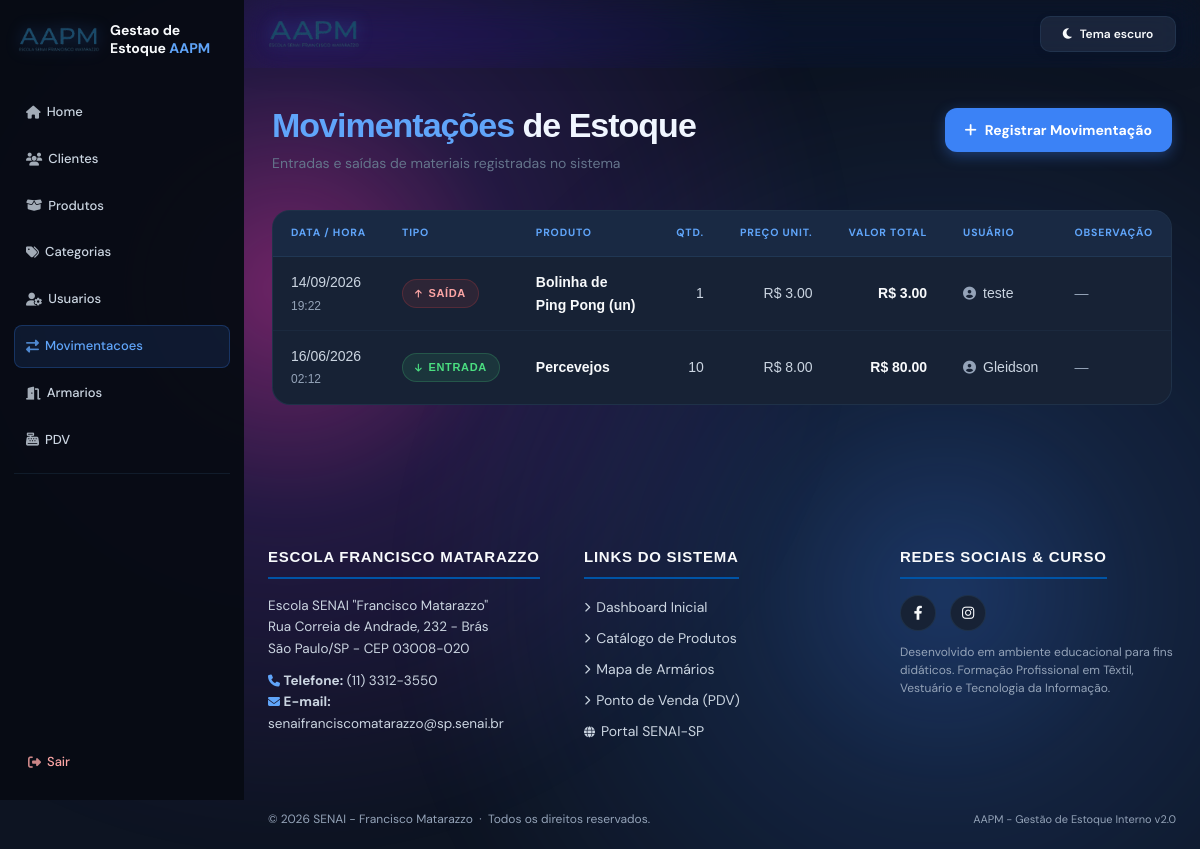
/movimentacoes/ (signed in), run on the app's committed database.
### app/models/movimentacao.py (models this page shows, shortened)
class Movimentacao(Base):
    __tablename__ = "movimentacoes"
    id = Column(Integer, primary_key=True, autoincrement=True, index=True)
    tipo = Column(Enum(Tipo_de_movimentacao), nullable=False)
    quantidade = Column(Integer, nullable=False)
    preco_unitario = Column(Float, nullable=False, default=0.0)
    observacao = Column(String(255), nullable=True)
    criado_em = Column(DateTime, server_default=func.now())
    produto_id = Column(Integer, ForeignKey("produtos.id", ondelete="CASCADE"), nullable=False)
    usuario_id = Column(Integer, ForeignKey("usuarios.id", ondelete="SET NULL"), nullable=False)
    produto = relationship("Produto", backref="movimentacoes")
    usuario = relationship("Usuario", backref="movimentacoes")

### app/models/produto.py (models this page shows, shortened)
class Produto(Base):
    __tablename__ = "produtos"
    id = Column(Integer, primary_key=True, autoincrement=True, index=True)
    nome = Column(String(150), nullable=False, index=True, unique=True)
    preco = Column(Float, nullable=False, default=0.0)
    ativo = Column(Boolean, default=True)
    imagem_path = Column(String(255), nullable=True)
    categoria_id = Column(Integer, ForeignKey("categorias.id", ondelete="SET NULL"), nullable=True)
    categoria = relationship("Categoria", back_populates="produtos")
    variacoes = relationship("Variacao", back_populates="produto", cascade="all, delete-orphan")
    @property
    def estoque_total(self) -> int:
        """Saldo consolidado de todas as variações do produto."""
        return sum(variacao.estoque_atual for variacao in self.variacoes)
    @property
    def estoque_total(self):
        """Quantidade disponível, calculada a partir das variações do produto."""
        return sum(variacao.estoque_atual or 0 for variacao in self.variacoes)

### app/models/usuario.py (models this page shows)
class Usuario(Base):
    __tablename__ = "usuarios"
    id = Column(Integer, primary_key=True, index=True)
    nome = Column(String(255), nullable=False)
    email = Column(String(255), unique=True, nullable=False)
    senha_hash = Column(String(255), nullable=False)
    role = Column(String(20), default="user")
    ativo = Column(Boolean, default=True)
    criado_em = Column(DateTime, server_default=func.now())

### app/controllers/movimentacao_controller.py (the view)
@router.get("/")
def listar_movimentacoes(
    request: Request,
    produto_id: int = 0,     # filtra por produto específico
    tipo: str = "",          # "entrada" ou "saida"
    pagina: int = 1,
    por_pagina: int = 16,
    db: Session = Depends(get_db),
    admin = Depends(get_admin)
):
    query = db.query(Movimentacao).order_by(Movimentacao.criado_em.desc())
    if produto_id:
        query = query.filter(Movimentacao.produto_id == produto_id)
    if tipo in ("entrada", "saida", "cancelamento", "ajuste"):
        query = query.filter(Movimentacao.tipo == tipo)
    resultado = paginar(query, pagina, por_pagina)
    produtos      = db.query(Produto).filter(Produto.ativo == True).all()
    return templates.TemplateResponse(
        request,
        "movimentacoes/index.html",
        {
            "request":        request,
            "usuario":        admin,
            "movimentacoes":  resultado.itens,
            "produtos":       produtos,
            "produto_id":     produto_id,
            "tipo":           tipo,
            "pagina":         resultado.atual,
            "por_pagina":     resultado.por_pagina,
            "total_paginas":  resultado.total_paginas,
            "total_movimentacoes": resultado.total_itens,
        }
    )

### app/templates/movimentacoes/index.html (shortened to what this page needs)
{% extends "base.html" %}
{% from "components/pagination.html" import render as render_pagination with context %}
{% block head %}
<link rel="stylesheet" href="/static/css/movimentacoes_index.css">
{% endblock %}
{% block content %}
<div class="page-wrap">
  <div class="page-header">
    <div>
      <h1 class="page-title"><span>Movimentações</span> de Estoque</h1>
      <p class="page-subtitle">Entradas e saídas de materiais registradas no sistema</p>
    </div>
    <a href="/movimentacoes/nova" class="btn-novo">
      <i class="fas fa-plus"></i> Registrar Movimentação
    </a>
  </div>
  <div class="table-wrap">
    <table class="mov-table">
      <thead>
        <tr>
          <th>Data / Hora</th>
          <th>Tipo</th>
          <th>Produto</th>
          <th class="text-right">Qtd.</th>
          <th class="text-right">Preço Unit.</th>
          <th class="text-right">Valor Total</th>
          <th>Usuário</th>
          <th>Observação</th>
        </tr>
      </thead>
      <tbody>
        {% for mov in movimentacoes %}
        <tr>
          <td class="movimentacoes_index-inline-a9efa5449f">
            {{ mov.criado_em.strftime('%d/%m/%Y') }}<br>
            <span class="movimentacoes_index-inline-fe4dbf42f0">{{ mov.criado_em.strftime('%H:%M') }}</span>
          </td>
          <td>
            {% if mov.tipo.value == 'entrada' %}
            <span class="badge badge-entrada">
              <i class="fas fa-arrow-down movimentacoes_index-inline-00313dcbd7"></i> Entrada
            </span>
            {% else %}
            <span class="badge badge-saida">
              <i class="fas fa-arrow-up movimentacoes_index-inline-00313dcbd7"></i> Saída
            </span>
            {% endif %}
          </td>
          <td class="movimentacoes_index-inline-694a012360">{{ mov.produto.nome }}</td>
          <td class="text-right">{{ mov.quantidade }}</td>
          <td class="text-right">R$ {{ "%.2f"|format(mov.preco_unitario) }}</td>
          <td class="text-right valor-cell">R$ {{ "%.2f"|format(mov.valor_total) }}</td>
          <td>
            <span class="movimentacoes_index-inline-68975a3e6c">
              <i class="fas fa-user-circle movimentacoes_index-inline-f0615111a2"></i>
              {{ mov.usuario.nome if mov.usuario else 'Sistema' }}
            </span>
          </td>
          <td>
            <span class="obs-text" title="{{ mov.observacao }}">
              {{ mov.observacao or '—' }}
            </span>
          </td>
        </tr>
        {% endfor %}
      </tbody>
    </table>
  </div>
</div>
{% endblock %}

### app/static/style.css (style rules this page uses)
:root { --bg-base: #dfeaf7; --bg-base-2: #eef5ff; --orb-1: rgba(59, 130, 246, 0.18); --orb-2: rgba(147, 197, 253, 0.16); --orb-3: rgba(168, 85, 247, 0.10); --grid: rgba(37, 99, 235, 0.06); --bg-panel: rgba(15, 23, 42, 0.72); --bg-panel-strong: rgba(17, 24, 39, 0.92); --bg-soft: rgba(255, 255, 255, 0.04); --border: rgba(148, 163, 184, 0.18); --text: #e2e8f0; --text-muted: #94a3b8; --primary: #3b82f6; --primary-2: #60a5fa; --purple: #8b5cf6; --success: #10b981; --shadow: rgba(15, 23, 42, 0.4); }
html { scroll-behavior: smooth; }
body { position: relative; min-height: 100vh; background: linear-gradient(120deg, #1d0d5c 0%, #2f0d77 18%, #5a0c6f 42%, #1d4de0 72%, #120d2d 100%); background-size: 180% 180%; animation: bgFlow 18s ease-in-out infinite alternate; overflow-x: hidden; }
body::before, body::after { content: ""; position: fixed; inset: auto; pointer-events: none; z-index: 0; }
body::before { width: 72rem; height: 72rem; left: -18rem; top: -18rem; border-radius: 50%; background: radial-gradient(circle, rgba(255, 60, 200, 0.42) 0%, rgba(147, 51, 234, 0.16) 28%, transparent 68%); filter: blur(24px); animation: driftGlow 18s ease-in-out infinite alternate; }
body::after { width: 68rem; height: 68rem; right: -18rem; bottom: -18rem; border-radius: 50%; background: radial-gradient(circle, rgba(59, 130, 246, 0.32) 0%, rgba(59, 130, 246, 0.14) 26%, transparent 70%); filter: blur(28px); animation: driftGlowTwo 20s ease-in-out infinite alternate; }

### app/static/css/base.css (style rules this page uses)
:root { --bg-base: #0d1422; --bg-surface: #121c2d; --bg-card: #172235; --bg-card-hover: #1d2a40; --border: rgba(99, 179, 237, 0.1); --border-hover: rgba(99, 179, 237, 0.28); --accent: #3b82f6; --accent-glow: rgba(59, 130, 246, 0.35); --accent-light: #60a5fa; --secondary-bg: rgba(148, 163, 184, 0.12); --secondary-text: #e2e8f0; --red: #ef4444; --red-glow: rgba(239, 68, 68, 0.3); --text-primary: #f8fafc; --text-secondary: #cbd5e1; --text-muted: #94a3b8; --header-h: 68px; --radius: 12px; --radius-lg: 18px; --transition: 0.22s cubic-bezier(0.4, 0, 0.2, 1); --senai-blue: #0054a6; --senai-yellow: #ffcb05; }
*, *::before, *::after { margin: 0; padding: 0; box-sizing: border-box; }
html { scroll-behavior: smooth; max-width: 100%; overflow-x: hidden; }
body { font-family: 'DM Sans', sans-serif; background-color: var(--bg-base); background-image: none; background-size: auto; color: var(--text-primary); line-height: 1.6; min-height: 100vh; display: flex; flex-direction: column; width: 100%; max-width: 100%; overflow-x: hidden; }
h1 { font-family: 'Sora', sans-serif; font-size: 18px; font-weight: 700; letter-spacing: -0.3px; color: var(--text-primary); white-space: nowrap; }
h1 span { color: var(--accent-light); }
main>* { min-width: 0; max-width: 100%; }
table { width: 100%; border-collapse: collapse; background: var(--bg-card); margin: 20px 0; border-radius: var(--radius-lg); overflow: hidden; border: 1px solid var(--border); }
table th { background: rgba(59, 130, 246, 0.08); color: var(--accent-light); padding: 14px 18px; text-align: left; font-size: 11px; font-weight: 700; text-transform: uppercase; letter-spacing: 0.08em; border-bottom: 1px solid var(--border); }
table td { padding: 13px 18px; border-bottom: 1px solid rgba(99, 179, 237, 0.05); color: var(--text-secondary); font-size: 14px; }
table tr:last-child td { border-bottom: none; }
main>* { animation: fadeUp 0.4s ease both; }
body.has-sidebar { padding-left: 244px; }
:root { --scrollbar-track: #0d1320; --scrollbar-thumb: #3b82f6; --scrollbar-thumb-hover: #60a5fa; }
*, *::before, *::after { scrollbar-color: var(--scrollbar-thumb) var(--scrollbar-track); scrollbar-width: thin; }
table { border: 0; box-shadow: 0 10px 28px rgba(15, 23, 42, 0.035); }
table th { border-bottom: 0; }
table td { border-bottom-color: rgba(99, 179, 237, 0.035); }

### data on the page
Movimentacao: criado_em "14/09/2026", criado_em "19:22", tipo "SAIDA" (drawn), produto.nome "Bolinha de Ping Pong (un)", quantidade "1", preco_unitario "3.00", valor_total "3.00", usuario "teste", observacao "—"
Movimentacao: criado_em "16/06/2026", criado_em "02:12", tipo "ENTRADA" (drawn), produto.nome "Percevejos", quantidade "10", preco_unitario "8.00", valor_total "80.00", usuario "Gleidson", observacao "—"
